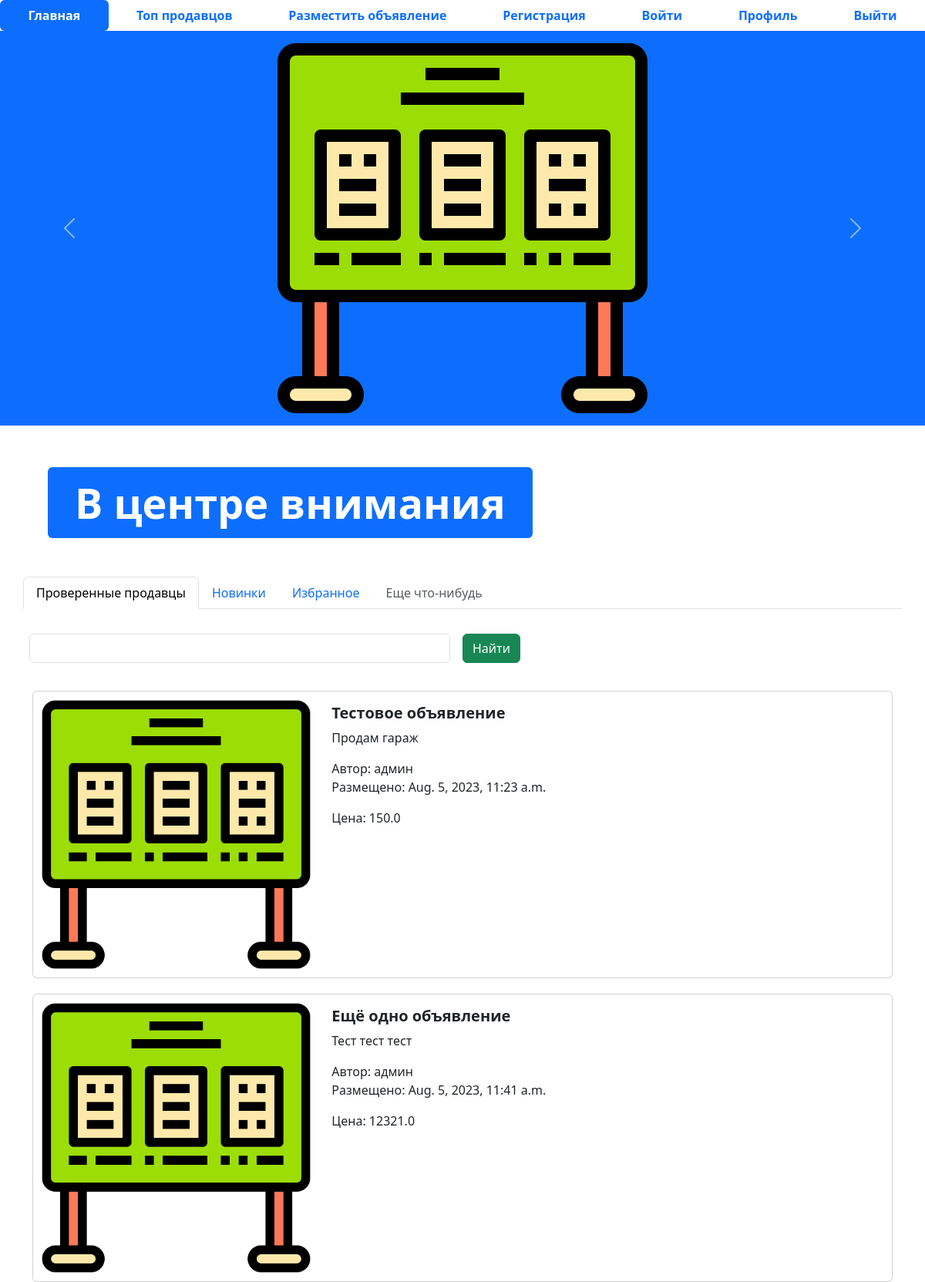
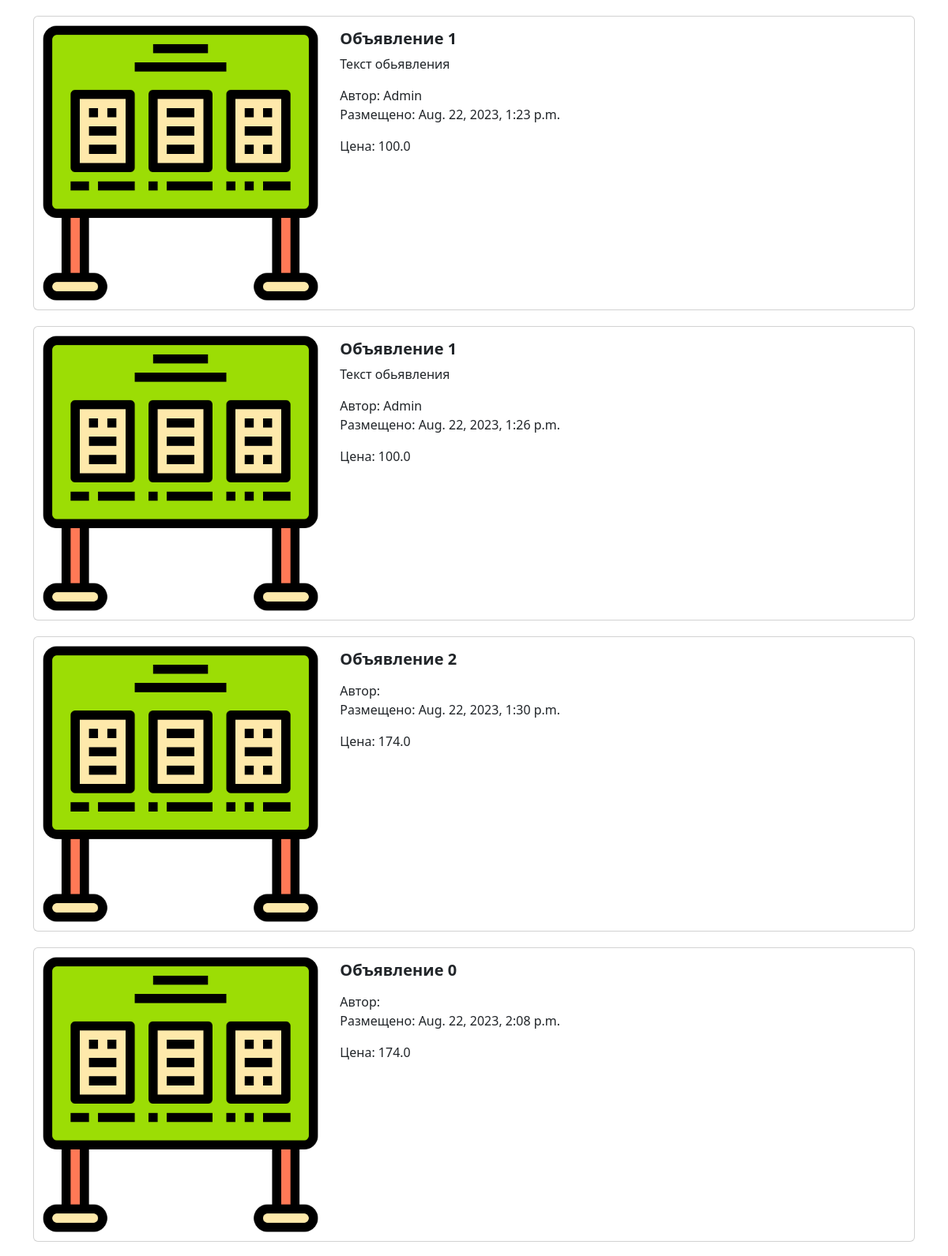
The page / (upper part) on the database its author committed (2 pictures, top to bottom).
### app_advertisment/models.py (models this page shows, shortened)
class Advertisement(models.Model): # это класс-модель
    title = models.CharField("заголовок", max_length=128)
    text = models.TextField("описание")
    author = models.CharField("автор", max_length=64)
    price = models.FloatField("цена")
    auction = models.BooleanField("торг", default=False)
    created_at = models.DateTimeField(auto_now_add=True)
    update_at = models.DateTimeField(auto_now=True)
    class Meta:
        db_table = "advertisements"

### app_advertisment/views.py (the view)
# urls.py: path('', index, name = 'main-page'),
def index(request):
    advertisements: list[Advertisement] = Advertisement.objects.all()
    context = {"advertisements": advertisements}
    return render(request, 'index.html', context)

### templates/index.html (shortened to what this page needs)
<!DOCTYPE html>
{% extends 'base.html' %} {% load static %}
{% load static %}
    {% block content %}
    <ul class="nav nav-pills sticky-top bg-white nav-fill">
      <li class="nav-item">
        <a class="nav-link active" aria-current="page" href="index.html">
          <span style="font-weight: bold">Главная</span>
        </a>
      </li>
      <li class="nav-item">
        <a class="nav-link" href="{% url 'top-sellers' %}"
          ><span style="font-weight: bold">Топ продавцов</span>
        </a>
      </li>
      <li class="nav-item">
        <a class="nav-link" href="{% url 'advertisement-post' %}">
          <span style="font-weight: bold">Разместить объявление</span>
        </a>
      </li>
      <li class="nav-item">
        <a class="nav-link" href="{% url 'register' %}">
          <span style="font-weight: bold">Регистрация</span>
        </a>
      </li>
      <li class="nav-item">
        <a class="nav-link" href="{% url 'login' %}">
          <span style="font-weight: bold">Войти</span>
        </a>
      </li>
      <li class="nav-item">
        <a class="nav-link" href="{% url 'profile' %}">
          <span style="font-weight: bold">Профиль</span>
        </a>
      </li>
      <li class="nav-item">
        <a class="nav-link" href="#">
          <span style="font-weight: bold">Выйти</span>
        </a>
      </li>
    </ul>
    <div
      id="carouselExampleControls"
      class="carousel slide bg-primary"
      data-bs-ride="carousel"
    >
      <div class="carousel-inner">
        <div class="carousel-item active">
          <img src="{% static 'img/image.png' %}" class="mx-auto d-block w-33" alt="..." />
        </div>
      </div>
      <button
        class="carousel-control-prev"
        type="button"
        data-bs-target="#carouselExampleControls"
        data-bs-slide="prev"
      >
        <span class="carousel-control-prev-icon" aria-hidden="true"></span>
      </button>
      <button
        class="carousel-control-next"
        type="button"
        data-bs-target="#carouselExampleControls"
        data-bs-slide="next"
      >
        <span class="carousel-control-next-icon" aria-hidden="true"></span>
      </button>
    </div>
    <div class="container" style="margin: 50px">
      <div class="display-2">
        <span class="badge bg-primary">В центре внимания</span>
      </div>
    </div>
    <div class="container">
      <div class="row">
        <ul class="nav nav-tabs bg-white">
          <li class="nav-item">
            <a class="nav-link active" aria-current="page" href="#"
              >Проверенные продавцы</a
            >
          </li>
          <li class="nav-item">
            <a class="nav-link" href="#">Новинки</a>
          </li>
          <li class="nav-item">
            <a class="nav-link" href="#">Избранное</a>
          </li>
          <li class="nav-item">
            <a
              class="nav-link disabled"
              href="#"
              tabindex="-1"
              aria-disabled="true"
              >Еще что-нибудь</a
            >
          </li>
        </ul>
        <form class="row g-3">
          <div class="col-auto w-50">
            <input type="text" class="form-control" />
          </div>
          <div class="col-auto">
            <button type="submit" class="btn btn-success mb-3">Найти</button>
          </div>
        </form>
      </div>
      {% for adv in advertisements %}
      <div class="col">
        <div class="card mb-2" style="max-width: 1200px; margin-top: 20px">
          <div class="row g-0">
            <div class="col-md-4">
              <a href="advertisement.html" class="nav-link">
                <img
                  src="{% static 'img/image.png' %}"
                  class="img-fluid rounded-start"
                  alt="Card title"
                />
              </a>
            </div>
            <div class="col-md-8">
              <div class="card-body">
                <h5 class="card-title">
                  <a href="advertisement.html" class="nav-link">
                    <strong>{{ adv.title }}</strong></a>
                </h5>
                <a href="#" class="nav-link">
                  <p class="card-text">
                    {{ adv.text }}
                  </p>
                  <span>Автор: {{ adv.author}} </span>
                  <p class="card-text">Размещено: {{ adv.created_at }} </p>
                  <span>Цена: {{ adv.price }}</span>
                </a>
              </div>
            </div>
          </div>
        </div>
      </div>
      {% endfor %}
    </div>
    {% endblock %}

### templates/base.html (shortened to what this page needs)
<!DOCTYPE html>
<html lang="en">
  <head>
    {% load static %}
    <link href="{% static 'css/bootstrap.min.css' %}" rel="stylesheet" />
    <link rel="stylesheet" href="{% static 'css/fontello.css' %}" />
  </head>
  <body>
    {% block content %} {% endblock %}
  </body>
</html>

### rows shown on the page
Advertisement: title "Тестовое объявление", text "Продам гараж", author "админ", created_at "Aug. 5, 2023, 11:23 a.m.", price "150.0"
Advertisement: title "Ещё одно объявление", text "Тест тест тест", author "админ", created_at "Aug. 5, 2023, 11:41 a.m.", price "12321.0"
Advertisement: title "Объявление 1", text "Текст обьявления", author "Admin", created_at "Aug. 22, 2023, 1:23 p.m.", price "100.0"
Advertisement: title "Объявление 1", text "Текст обьявления", author "Admin", created_at "Aug. 22, 2023, 1:26 p.m.", price "100.0"
Advertisement: title "Объявление 2", created_at "Aug. 22, 2023, 1:30 p.m.", price "174.0"
Advertisement: title "Объявление 0", created_at "Aug. 22, 2023, 2:08 p.m.", price "174.0"
